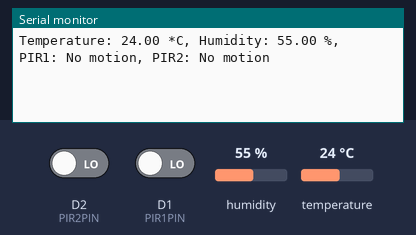
The sketch below on a simulated ESP8266 (NodeMCU). Parts: the last lines printed to the serial monitor. The inputs (shaded band) are chosen by the test bench; at power-on: D2 (PIR2PIN) LOW, D1 (PIR1PIN) LOW, humidity 55 %, temperature 24 °C. WiFi joins after 1.5 s; servers stay silent unless stated.

Above: at 3.0 s.
3.1 s: D2 (PIR2PIN) driven HIGH
At 4.6 s:
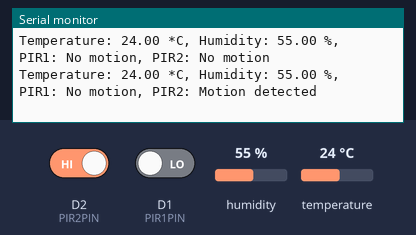
7.3 s: D1 (PIR1PIN) driven HIGH
At 8.3 s:
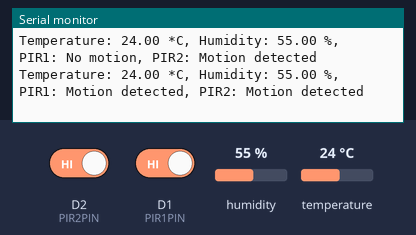
11.4 s: D2 (PIR2PIN) driven LOW
At 13.3 s:
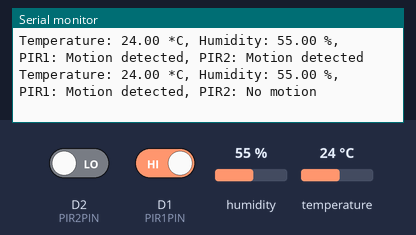
15.4 s: humidity set to 22 %
At 17.1 s:
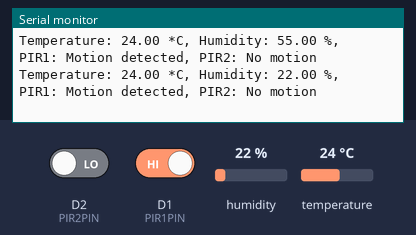
18.1 s: D1 (PIR1PIN) driven LOW
At 20.9 s:
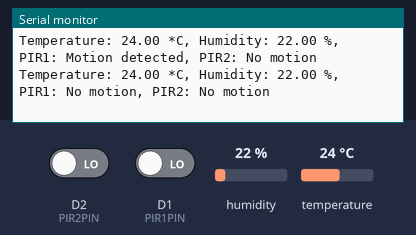
24.1 s: temperature set to 12 °C
At 24.6 s:
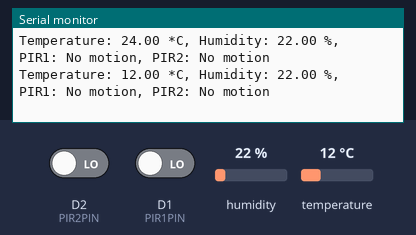

Measured:
- after the input at 3.1 s, the serial monitor: prints a new line after 0.75 s (image 1)
- after the input at 7.3 s, the serial monitor: prints a new line after 0.61 s (image 2)
- after the input at 11.4 s, the serial monitor: prints a new line after 0.56 s (image 3)
- after the input at 15.4 s, the serial monitor: prints a new line after 0.61 s (image 4)
- after the input at 18.1 s, the serial monitor: prints a new line after 2.0 s (image 5)
- after the input at 24.1 s, the serial monitor: prints a new line at once (image 6)

The sketch:

Hall.ino
```cpp
#define BLYNK_TEMPLATE_ID "TMPL36Lk4XJRe"
#define BLYNK_TEMPLATE_NAME "Hall and Room"
#define BLYNK_AUTH_TOKEN "5JHXXYPUTXX8Qw7M2oPcS5-vpfYjynqz"

#include <ESP8266WiFi.h>
#include <BlynkSimpleEsp8266.h>
#include <DHT.h>

#define DHTPIN D3     // Pin where the DHT11 is connected
#define DHTTYPE DHT11 // DHT 11

#define PIR1PIN D1    // Pin where the first PIR sensor is connected
#define PIR2PIN D2    // Pin where the second PIR sensor is connected

DHT dht(DHTPIN, DHTTYPE);

char auth[] = BLYNK_AUTH_TOKEN; // Your Blynk Auth Token
char ssid[] = "OnePlus 9R";       // Your WiFi SSID
char pass[] = "123454321"; // Your WiFi Password

void setup() {
  Serial.begin(115200);
  Blynk.begin(auth, ssid, pass);
  dht.begin();
  pinMode(PIR1PIN, INPUT);
  pinMode(PIR2PIN, INPUT);
}

void loop() {
  Blynk.run();

  // Reading temperature and humidity from DHT11
  float humidity = dht.readHumidity();
  float temperature = dht.readTemperature();

  // Check if any reads failed and exit early (to try again).
  if (isnan(humidity) || isnan(temperature)) {
    Serial.println("Failed to read from DHT sensor!");
    return;
  }

  // Reading motion from PIR sensors
  bool motionDetected1 = digitalRead(PIR1PIN);
  bool motionDetected2 = digitalRead(PIR2PIN);

  // Sending the results to Blynk
  Blynk.virtualWrite(V0, motionDetected1);
  Blynk.virtualWrite(V1, motionDetected2);
  Blynk.virtualWrite(V2, temperature);
  Blynk.virtualWrite(V3, humidity);

  // Printing the results to Serial
  Serial.print("Temperature: ");
  Serial.print(temperature);
  Serial.print(" *C, Humidity: ");
  Serial.print(humidity);
  Serial.print(" %, PIR1: ");
  Serial.print(motionDetected1 ? "Motion detected" : "No motion");
  Serial.print(", PIR2: ");
  Serial.println(motionDetected2 ? "Motion detected" : "No motion");

  // Wait a few seconds between measurements.
  delay(2000);
}
```
